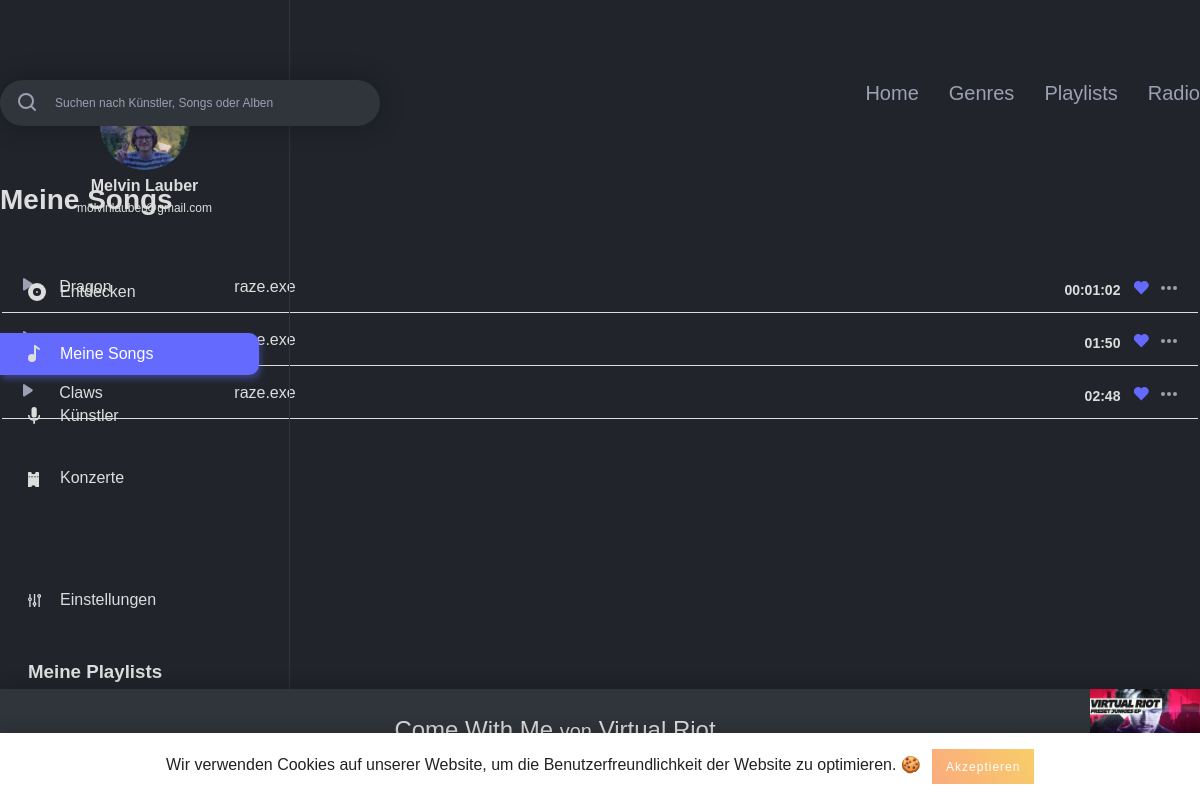
/my_songs.php (signed in), run on the app's committed database.
### tables this page shows
CREATE TABLE IF NOT EXISTS `users` (
  `id` int(11) NOT NULL AUTO_INCREMENT,
  `username` varchar(255) NOT NULL,
  `email` varchar(255) NOT NULL,
  `firstname` varchar(255) NOT NULL,
  `lastname` varchar(255) NOT NULL,
  `password_hash` varchar(255) NOT NULL,
  `password_token` varchar(255) NOT NULL,
  `is_artist` int(1) NOT NULL,
  `has_darkmode` tinyint(1) NOT NULL,
  PRIMARY KEY (`id`),
  UNIQUE KEY `username` (`username`),
  UNIQUE KEY `email` (`email`)
);

CREATE TABLE IF NOT EXISTS `saved_songs` (
  `user_id_link` int(11) NOT NULL,
  `song_id` int(11) NOT NULL,
  KEY `saved_songs_fk0` (`user_id_link`),
  KEY `saved_songs_fk1` (`song_id`)
);

CREATE TABLE IF NOT EXISTS `song` (
  `song_id` int(11) NOT NULL AUTO_INCREMENT,
  `artist_id_link` int(11) NOT NULL,
  `song_name` varchar(255) NOT NULL,
  `album_id_link` int(11) NOT NULL,
  `length` varchar(255) NOT NULL,
  `genre_id` int(11) NOT NULL,
  PRIMARY KEY (`song_id`),
  KEY `song_fk0` (`artist_id_link`),
  KEY `song_fk1` (`album_id_link`),
  KEY `song_fk2` (`genre_id`)
);

CREATE TABLE IF NOT EXISTS `artist` (
  `artist_id` int(11) NOT NULL AUTO_INCREMENT,
  `user_id` int(11) NOT NULL,
  `artist_firstname` varchar(255) NOT NULL,
  `artist_lastname` varchar(255) NOT NULL,
  `biography` text NOT NULL,
  PRIMARY KEY (`artist_id`),
  KEY `artist_fk0` (`user_id`)
);

### includes/start.php (called while the page is built, shortened)
<?php
include 'db.php';
if (isset($_SESSION['user']['id']) && !empty($_SESSION['user']['id'])) {
	$statement = $pdo->prepare("SELECT * FROM `users` WHERE `id` = :id");
	$result = $statement->execute(array('id' => $_SESSION['user']['id']));
}
if (isset($_SESSION['user']['has_darkmode']) && $_SESSION['user']['has_darkmode'] == 1) {
	$body_class = 'dark';
}
else {
	$body_class = '';
}
?>

### my_songs.php (the view, shortened to what this page needs)
<?php
include 'includes/start.php';
$saved_song_query = "SELECT saved_songs.user_id_link, songs.*, artists.artist_firstname, artists.artist_lastname FROM `saved_songs` saved_songs
					INNER JOIN `song` songs ON songs.song_id = saved_songs.song_id
					LEFT JOIN `artist` artists ON artists.artist_id = songs.artist_id_link
					WHERE `user_id_link` = ".$_SESSION['user']['id'];
?>
<!DOCTYPE html>
<html lang="de">
	<head>
		<?php include 'includes/meta_data.php'; ?>
	</head>
	<body class="<?php echo $body_class; ?>">
		<?php include 'includes/navigation_left.php'; ?>
		<?php include 'includes/playbar.php'; ?>
		<?php include 'includes/cookie_banner.php'; ?>
		<div class="main_content_wrapper">
			<div class="main_content_inner">
				<?php include 'includes/search_navi.php'; ?>
				<h3 class="short_title"><?php echo MY_SONGS; ?></h3>
				<table class="saved_songs_list">
					<tbody>
						<?php foreach ($pdo->query($saved_song_query) as $saved_songs_data) {
							$statement_song = $pdo->prepare("SELECT `song_id` FROM `saved_songs` WHERE `song_id` = :song_id");
							$statement_song->bindParam(':song_id', $saved_songs_data['song_id']);
							$statement_song->execute();
							if ($statement_song->rowCount() > 0) {
								$like_class = 'liked';
							}
							else {
								$like_class = '';
							}
							?>
							<tr>
								<td class="play"><img src="img/assets/play.svg" class="svg" alt="play"></td>
								<td class="song_name"><?php echo $saved_songs_data['song_name']; ?></td>
								<td class="artist_name"><a href="artist_detail.php?artist_id=<?php echo 1; ?>"><?php echo $saved_songs_data['artist_firstname'].' '.$saved_songs_data['artist_lastname']; ?></a></td>
								<td class="actions"><span class="like_wrapper like_song like <?php echo $like_class; ?>" data-song=<?php echo $saved_songs_data['song_id']; ?>></span></td>
								<td class="length"><?php echo $saved_songs_data['length']; ?></td>
							</tr>
						<?php } ?>
					</tbody>
				</table>
			</div>
		</div>
	</body>

### includes/navigation_left.php (shortened to what this page needs)
<?php
if(isset($_SESSION['active'])) {
	$active_class = $_SESSION['active'];
}
$query = "SELECT * FROM `users` WHERE `id` = ".$_SESSION['user']['id'];
$playlist_query = "SELECT * FROM `playlist` WHERE `user_id` = ".$_SESSION['user']['id'];
?>
<div class="navigation_left">
	<div class="navigation_wrapper">
		<div class="profile">
			<h3 class="profile_name">
				<?php foreach ($pdo->query($query) as $user_data) {
					echo $user_data['firstname'].' '.$user_data['lastname'];
				} ?>
			</h3>
			<p class="profile_mail">
				<?php foreach ($pdo->query($query) as $user_data) {
					echo $user_data['email'];
				} ?>
			</p>
		</div>
		<div class="main_navigation">
			<ul>
				<li class="navigation_element <?php if($active_class === 'discover') { echo 'active'; } ?>"><a href="index.php"><img class="svg" src="img/assets/discover.svg" alt="<?php echo DISCOVER; ?>"><?php echo DISCOVER; ?></a></li>
				<li class="navigation_element <?php if($active_class === 'my_songs') { echo 'active'; } ?>"><a href="my_songs.php"><img class="svg" src="img/assets/my_songs.svg" alt="<?php echo MY_SONGS; ?>"><?php echo MY_SONGS; ?></a></li>
				<li class="navigation_element <?php if($active_class === 'artists') { echo 'active'; } ?>"><a href="artists.php"><img class="svg" src="img/assets/artists.svg" alt="<?php echo ARTISTS; ?>"><?php echo ARTISTS; ?></a></li>
				<li class="navigation_element <?php if($active_class === 'events') { echo 'active'; } ?>"><a href="events.php"><img class="svg" src="img/assets/events.svg" alt="<?php echo EVENTS; ?>"><?php echo EVENTS; ?></a></li>
				<li class="navigation_element <?php if($active_class === 'settings') { echo 'active'; } ?>"><a href="settings.php"><img class="svg" src="img/assets/settings_nav.svg" alt="<?php echo SETTINGS; ?>"><?php echo SETTINGS; ?></a></li>
			</ul>
		</div>
		<div class="playlist_wrapper">
			<h3 class="playlist_title"><?php echo MY_PLAYLISTS; ?></h3>
			<ul>
				<?php foreach ($pdo->query($playlist_query) as $playlist_data) { ?>
					<li class="playlist_element"><a href="playlist_overview.php?playlist_id=<?php echo $playlist_data['playlist_id']; ?>"><?php echo $playlist_data['playlist_name']; ?></a></li>
				<?php } ?>
			</ul>
		</div>
	</div>
</div>

### css/_config.css (style rules this page uses)
:root { --primary-color: #636AFD; --primary-color_light: #e0e1ff; --text: #222; --navigation_left: #6B6B6B; --border: #C7C7C7; --light_text: #9D9FB3; --button: #ededed; --border-bottom: #707070; --background_dark_mode: #21252B; --dark_mode_border: #30353B; --dark_mode_input: #30353B; --dark_mode_light: #DDDDDD; --standard_shadow: 0 3px 27px rgba(0,0,0,0.39); --standard_radius: 13px; --standard_transition: all 0.3s ease; }

### css/_basic.css (style rules this page uses)
body { font-family: 'DM Sans', sans-serif; margin: 0; padding: 0; color: var(--text); -webkit-font-smoothing: antialiased; -moz-osx-font-smoothing: grayscale; }
h3 { margin: 0; padding: 0; }
h3.short_title { font-size: 28px; line-height: 37px; font-weight: 700; color: var(--text); margin-bottom: 40px; }
ul { padding: 0; margin: 0; }
.main_content_wrapper { padding-top: 80px; }
.main_content_inner { max-width: 1200px; margin: 0 auto; padding-bottom: 150px; box-sizing: border-box; }
.profile { text-align: center; }

### css/_navigation.css (style rules this page uses)
.navigation_left { position: fixed; width: 290px; height: 100%; border-right: 1px solid var(--border); padding: 80px 0; box-sizing: border-box; }
.navigation_left .profile { width: 195px; margin: 0 auto; margin-bottom: 50px; }
h3.profile_name { margin-top: 5px; font-size: 16px; line-height: 21px; color: #000; font-weight: 700; }
.profile_mail { font-size: 12px; line-height: 25px; margin: 0; margin-bottom: 5px; }
.navigation_left .main_navigation ul { padding-right: 30px; box-sizing: border-box; width: 100%; }
.navigation_left .main_navigation ul li.navigation_element { position: relative; list-style-type: none; color: var(--navigation_left); margin-top: 20px; }
.navigation_left .main_navigation ul li.navigation_element:first-child { margin-top: 0; }
.navigation_left .main_navigation ul li.navigation_element:last-child { margin-top: 80px; }
.navigation_left .main_navigation ul li.navigation_element.active a, .navigation_left .main_navigation ul li.navigation_element a:hover { background: var(--primary-color); color: #fff; box-shadow: 2px 4px 6px rgba(99, 106, 253, 0.4); transition: background 0.2s ease, color 0.2s ease; }
.navigation_left .main_navigation ul li a { color: inherit; text-decoration: none; padding: 12px 20px; padding-left: 60px; border-top-right-radius: 10px; border-bottom-right-radius: 10px; box-sizing: border-box; display: inline-block; width: 100%; transition: background 0.2s ease, color 0.2s ease; }
.playlist_wrapper { margin-top: 40px; padding-right: 30px; box-sizing: border-box; width: 100%; }
.playlist_wrapper .playlist_title { padding-left: 28px; box-sizing: border-box; }
.playlist_wrapper ul li.playlist_element { list-style-type: none; color: var(--navigation_left); margin-top: 10px; }
.playlist_wrapper ul li.playlist_element a { color: inherit; text-decoration: none; padding: 8px 20px; padding-left: 28px; border-top-right-radius: 10px; border-bottom-right-radius: 10px; box-sizing: border-box; display: inline-block; width: 100%; transition: background 0.2s ease, color 0.2s ease; }

### css/_songs.css (style rules this page uses)
.saved_songs_list { width: 100%; }
.saved_songs_list tr { display: inline-block; width: 100%; padding: 14.5px 20px; box-sizing: border-box; border-bottom: 1px solid var(--border-bottom); }
.saved_songs_list tr td { display: inline-block; }
.saved_songs_list tr td.play { margin-right: 20px; }
.saved_songs_list tr td.song_name, .saved_songs_list tr td.artist_name a, .saved_songs_list tr td.artist_name a:hover { font-size: 16px; line-height: 21px; font-weight: 400; color: var(--text); margin-right: 30px; width: 12%; text-decoration: none; }
.saved_songs_list tr td.artist_name a { color: var(--light_text); }
.saved_songs_list tr td.actions, .saved_songs_list tr td.length { float: right; }
.saved_songs_list tr td.length { position: relative; top: 5px; font-size: 14px; line-height: 18px; font-weight: 700; color: var(--text); margin-right: 12px; }
.saved_songs_list tr td.actions .like { margin-right: 12px; position: relative; top: 5px; }

### data on the page
users: firstname "Melvin", lastname "Lauber", email "molvinlauber@gmail.com"
saved_songs: song_id.song_name "Dragon", artist.artist_firstname "raze.exe", song_id.length "00:01:02"
saved_songs: artist.artist_firstname "raze.exe", song_id.length "01:50"
saved_songs: song_id.song_name "Claws", artist.artist_firstname "raze.exe", song_id.length "02:48"

### other printed values
DISCOVER "Entdecken"
MY_SONGS "Meine Songs"
ARTISTS "Künstler"
EVENTS "Konzerte"
SETTINGS "Einstellungen"
MY_PLAYLISTS "Meine Playlists"
HOME "Home"
GENRES "Genres"
PLAYLISTS "Playlists"
RADIO "Radio"
